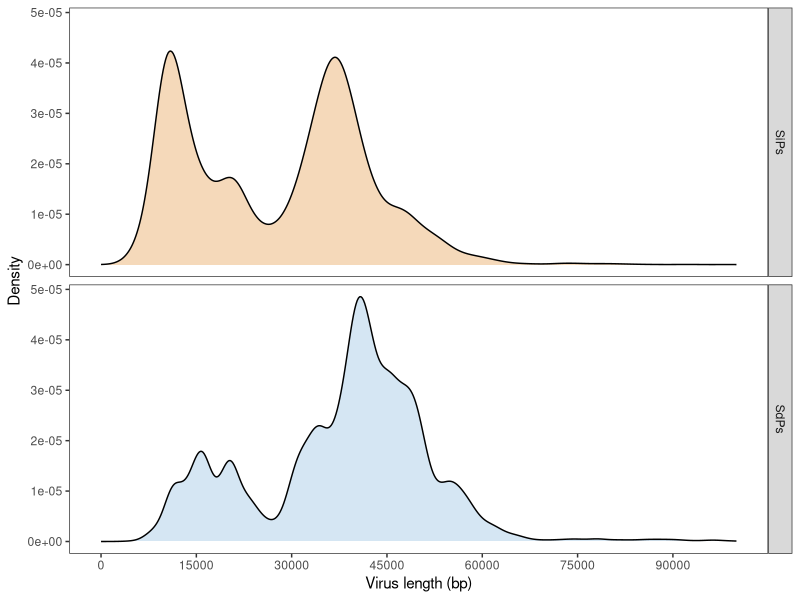
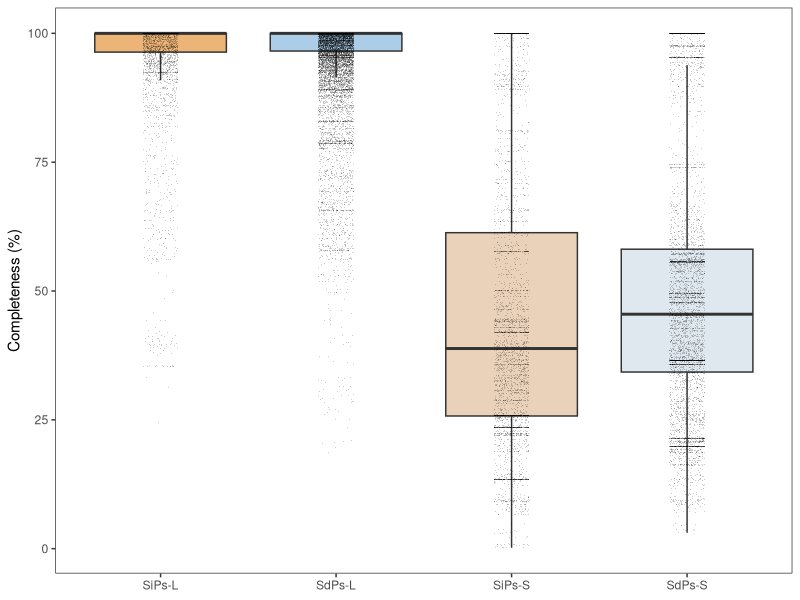
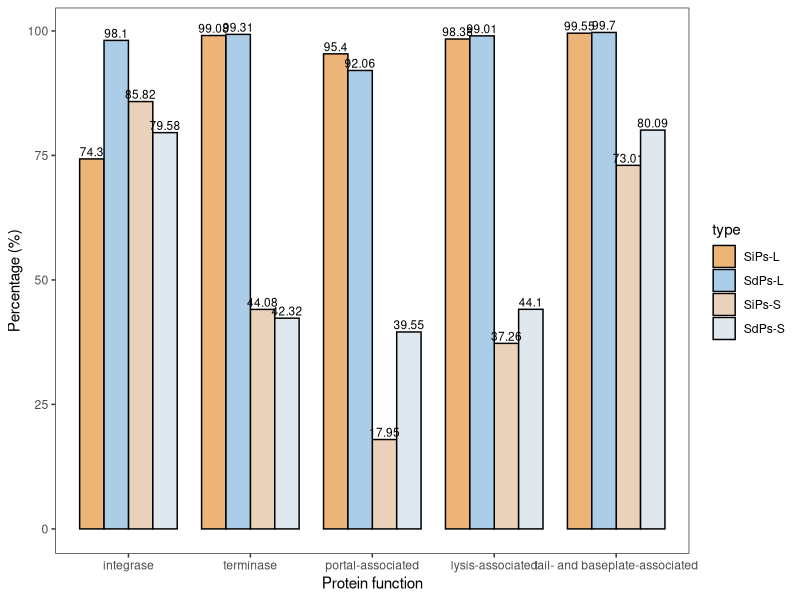
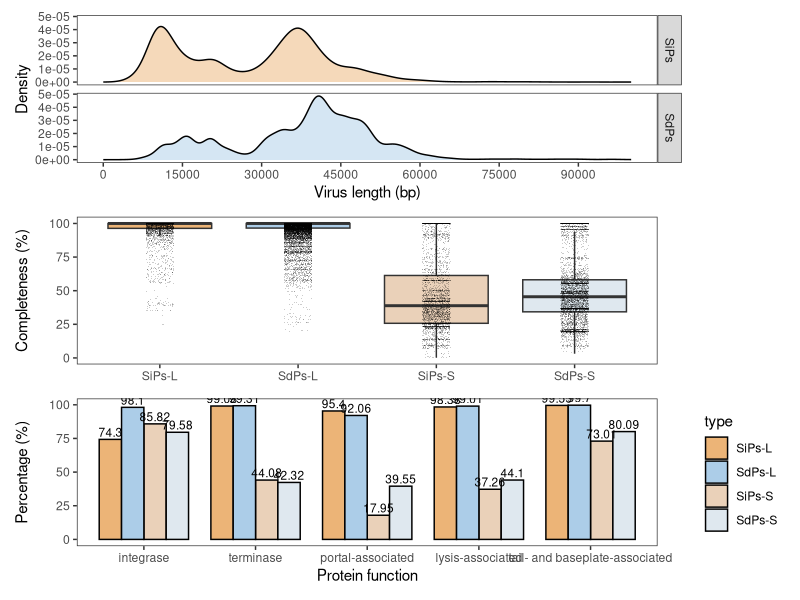

R code for these plots, in order:
library(ggplot2)
library(patchwork)

df1=read.table('Extended data 4-a-b-SiPs-SdPs-length-completeness.txt',head=TRUE,sep='\t')
df2=read.table('Extended data4-f-protein-function.txt',head=TRUE,sep='\t')
df2$type <- factor(df2$type,levels =  c('SiPs-L','SdPs-L','SiPs-S','SdPs-S'))
df2$func <- factor(df2$func,levels = c('integrase','terminase','portal-associated','lysis-associated','tail- and baseplate-associated'))

df1$type2 <- factor(df1$type2,levels = c('SiPs','SdPs'))
df1$type <- factor(df1$type,levels =  c('SiPs-L','SdPs-L','SiPs-S','SdPs-S'))
p1<-ggplot(df1, aes(x = contig_length,fill=type2)) +
  scale_x_continuous(limits=c( 0 , 100000 ),breaks = seq(0, 100000, by = 15000))+
  theme_bw()+theme(panel.grid.major = element_blank(),panel.grid.minor = element_blank(),legend.position= 'none')+
  geom_density(alpha=0.5)+ xlab('Virus length (bp)')+ylab('Density')+
  scale_fill_manual(values=c("#ECB477","#accde8"))+
  facet_grid(type2 ~ .) 
p1
p2=ggplot(df1, aes( x = type,y=completeness,fill=type))+
  geom_boxplot(outlier.shape = NA)+
  scale_fill_manual(values=c("#ECB477","#accde8","#ead1b9","#dfe8ef"))+
  labs(x = NULL,y = "Completeness (%)") +
  geom_jitter(width=0.1,size=0.2,fill='black',alpha=0.2,stroke=0)+
  theme_bw()+theme(panel.grid.major = element_blank(), panel.grid.minor = element_blank(),legend.position = 'none')
p2

p3=ggplot(df2,aes(x=func,y=percent,fill=type))+
  geom_bar(stat = 'identity', 
           position = 'dodge', 
           width = 0.8,  
           color='black')+xlab('Protein function')+ylab('Percentage (%)')+ 
  scale_fill_manual(values=c("#ECB477","#accde8","#ead1b9","#dfe8ef"))+
  geom_text(aes(label=percent),size=3,position = position_dodge(width = 0.8),vjust=-0.3)+   
  theme_bw()+theme(panel.grid.major = element_blank(),panel.grid.minor = element_blank())  
p3
p=p1/p2/p3
p


